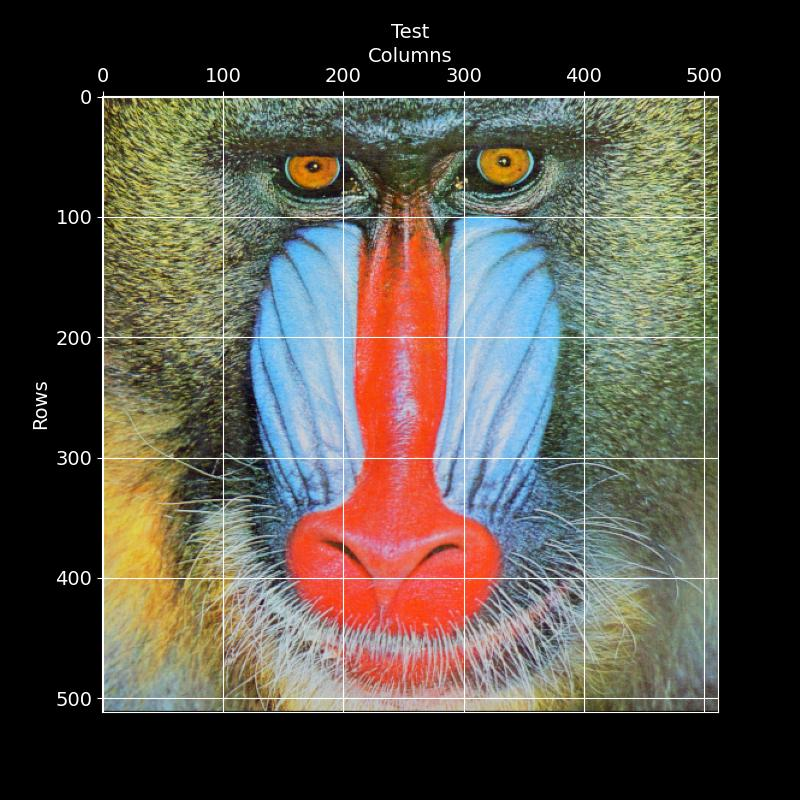
#> input picture computerVision2023/clases/Test.jpg, 800 x 800 px, given in place of the camera
$ python hsv_demo_windows.py
#> lines starting #> are read from the running program, lines starting #| are printed output that depends on the picture; after the words box and inside, x2 and y2 are one past the last pixel; in counts of white or black regions, pixels touching at a corner belong together
import cv2 as cv
import numpy as np
import matplotlib.pyplot as plt

def open_video_src():
    cap = cv.VideoCapture(0)
    return cap

def get_frame(cap):
    _, frame = cap.read()
#> frame is the input picture: shape (800, 800, 3); mean B, G, R 70.4, 79.5, 84.4
    #frame = cv.cvtColor(frame, cv.COLOR_BGR2RGB)
    return frame

def hsv_split(frame):
    hsv = cv.cvtColor(frame, cv.COLOR_RGB2HSV)
#> hsv: shape (800, 800, 3); mean H, S, V 44.1, 55, 95.9

    # H value in opencv between 0 and 180
    # https://cvexplained.wordpress.com/2020/04/28/color-detection-hsv/#:~:text=In%20OpenCV%2C%20Hue%20has%20values,255%2C%200%2D255).
    lower_boundary = np.array([95,100,100])
    upper_boundary = np.array([130,255,255])

    mask = cv.inRange(hsv, lower_boundary, upper_boundary)
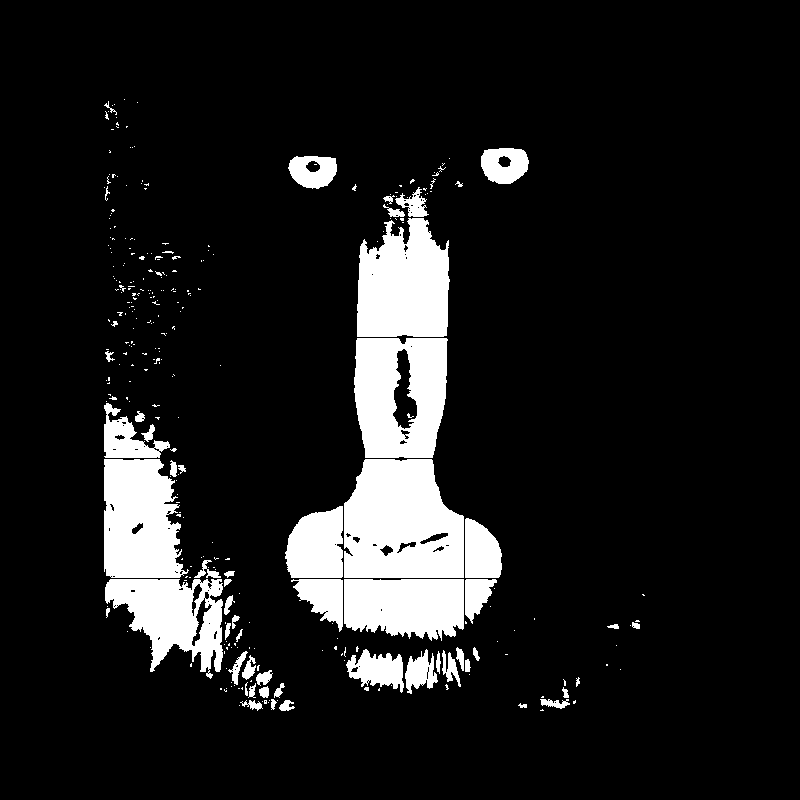
#> mask: shape (800, 800); 11% white; 319 white regions (262 under 20 px), largest, box (x1, y1, x2, y2) and area: (344, 459, 464, 578) 11950, (357, 218, 450, 337) 9047, (354, 338, 448, 458) 9028
    res = cv.bitwise_and(frame,frame, mask= mask)
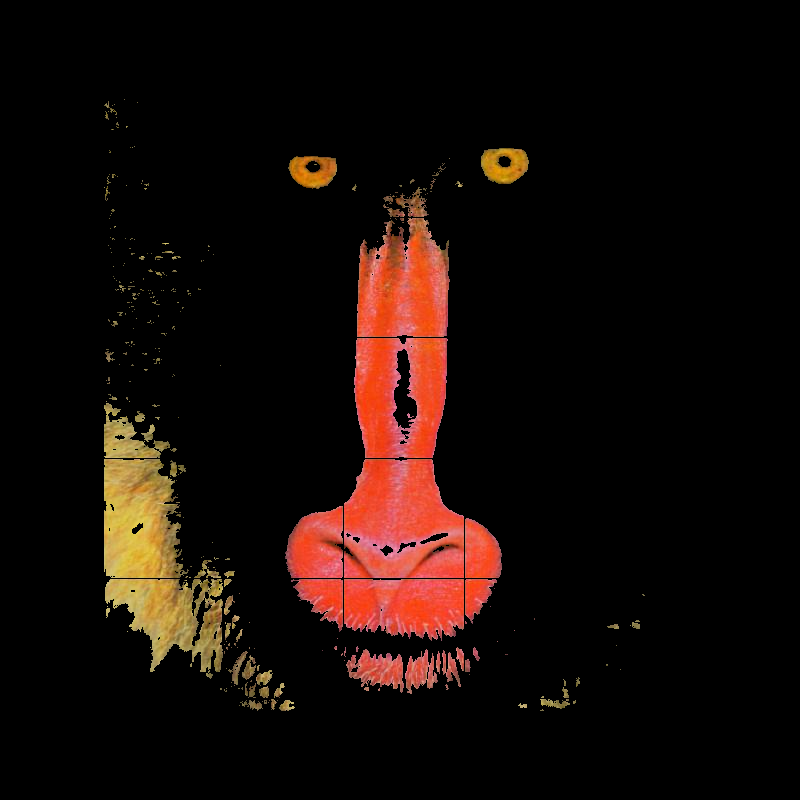
#> res: shape (800, 800, 3); mean B, G, R 7.3, 11.6, 23.1
    return mask, res

cap = open_video_src()
#cap.set(cv.CAP_PROP_FRAME_WIDTH, 40)
#cap.set(cv.CAP_PROP_FRAME_HEIGHT, 30)

frame = get_frame(cap)
#frame = cv.cvtColor(frame, cv.COLOR_BGR2RGB)
mask, res = hsv_split(frame)

# create windows
win0 = 'Original'
win1 = 'Processed'
cv.namedWindow(win0, cv.WINDOW_NORMAL)
cv.namedWindow(win1, cv.WINDOW_NORMAL)

r,c = frame.shape[0:2]
#> r = 800; c = 800
resize_factor = 2

R = int(r//resize_factor)
#> R = 400
C = int(c//resize_factor)
#> C = 400
win_size = (C, R)
#> win_size = (400, 400)

cv.resizeWindow(win0, (win_size[0]//2,win_size[1]//2))
cv.resizeWindow(win1, win_size)

cv.imshow(win0, frame)
cv.imshow(win1, mask)

# align windows
cv.moveWindow(win1, 0, 0)
cv.moveWindow(win0, C, 0)
while True:

    frame = get_frame(cap)
    mask, res = hsv_split(cv.cvtColor(frame, cv.COLOR_BGR2RGB))
#> in hsv_split (call 2), `hsv = cv.cvtColor(frame, cv.COLOR_RGB2HSV)`: hsv: shape (800, 800, 3); mean H, S, V 34.9, 55, 95.9
#> in hsv_split (call 2), `mask = cv.inRange(hsv, lower_boundary, upper_boundary)`:
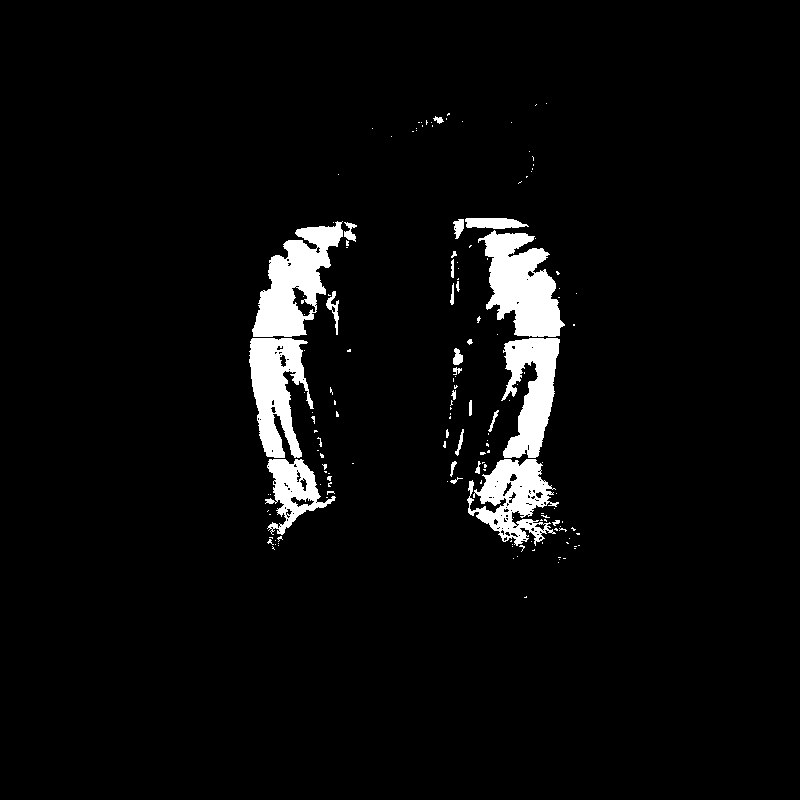
#> mask: shape (800, 800); 4.4% white; 158 white regions (131 under 20 px), largest, box (x1, y1, x2, y2) and area: (478, 230, 565, 337) 5516, (252, 221, 343, 337) 5337, (249, 338, 314, 458) 4551
#> in hsv_split (call 2), `res = cv.bitwise_and(frame,frame, mask= mask)`:
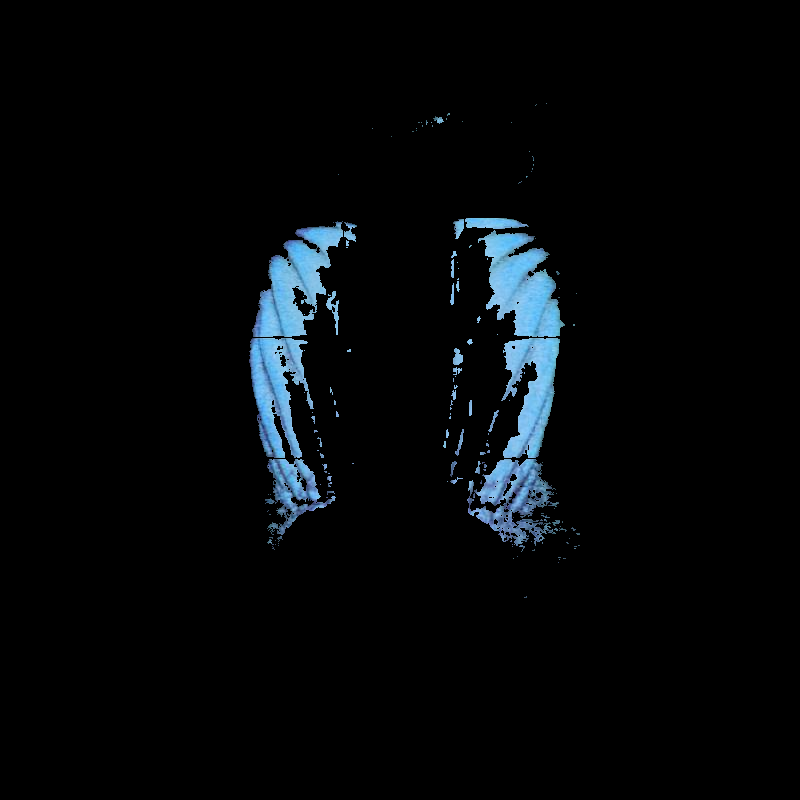
#> res: shape (800, 800, 3); mean R, G, B 4.7, 7.4, 9.3
    res = cv.cvtColor(res, cv.COLOR_RGB2BGR)
    win_size = (C, R)

    cv.resizeWindow(win0, (win_size[0]//2,win_size[1]//2))
    cv.resizeWindow(win1, win_size)

    cv.imshow(win0, frame)
    cv.imshow(win1, res)

    # align windows
    cv.moveWindow(win1, 0, 0)
    cv.moveWindow(win0, C, 0)

    # exit with q
    if cv.waitKey(1) & 0xFF == ord('q'):
#> (key q is pressed here)
        break

#> (the run stopped early here; a loop or call above may not have finished)
